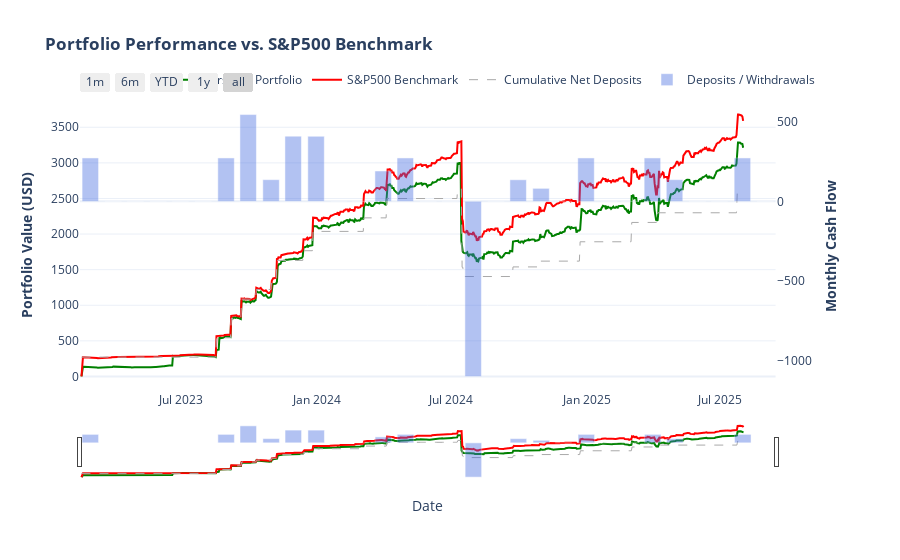

The notebook cell saved with this chart:
### Markdown cell above
### Visualize Portfolio & Benchmark Performance

### Code cell
# --- 1. Prepare data for the chart ---
# Resample the daily net deposits to get the total for each month
monthly_deposits = benchmark_results["NetDeposit"].resample("ME").sum()

# --- 2. Create the Plotly Figure ---
fig = make_subplots(specs=[[{"secondary_y": True}]])

# --- 3. Add Traces to the Figure ---

# Trace 1: Personal Portfolio Value
fig.add_trace(
    go.Scatter(
        x=portfolio_value.index,
        y=portfolio_value,
        mode="lines",
        name="Personal Portfolio",
        line=dict(color="green", width=2),
    ),
    secondary_y=False,
)

# Trace 2: Benchmark Value
fig.add_trace(
    go.Scatter(
        x=benchmark_results.index,
        y=benchmark_results["TotalValue"],
        mode="lines",
        name=f"{config.BENCHMARK_INDEX} Benchmark",
        line=dict(color="red", width=2),
    ),
    secondary_y=False,
)

# Trace 3: Cumulative Net Deposits
fig.add_trace(
    go.Scatter(
        x=benchmark_results.index,
        y=benchmark_results["NetDeposit"].cumsum(),
        mode="lines",
        name="Cumulative Net Deposits",
        line=dict(color="darkgrey", width=1, dash="dash"),
    ),
    secondary_y=False,
)

# Trace 4: Monthly Deposits/Withdrawals (on secondary y-axis)
fig.add_trace(
    go.Bar(
        x=monthly_deposits.index,
        y=monthly_deposits,
        name="Deposits / Withdrawals",
        marker_color="royalblue",
        opacity=0.4,
    ),
    secondary_y=True,
)

# --- 5. Update Layout and Styling ---
fig.update_layout(
    title_text=f"Portfolio Performance vs. {config.BENCHMARK_INDEX} Benchmark",
    template="plotly_white",
    barmode="relative",
    legend=dict(orientation="h", yanchor="bottom", y=1.02, xanchor="right", x=1),
    xaxis=dict(
        title="Date",
        rangeselector=dict(
            buttons=list(
                [
                    dict(count=1, label="1m", step="month", stepmode="backward"),
                    dict(count=6, label="6m", step="month", stepmode="backward"),
                    dict(count=1, label="YTD", step="year", stepmode="todate"),
                    dict(count=1, label="1y", step="year", stepmode="backward"),
                    dict(step="all"),
                ]
            )
        ),
        rangeslider=dict(visible=True),
        type="date",
    ),
)

# Update Y-Axes Titles
fig.update_yaxes(
    title_text=f"<b>Portfolio Value ({config.BASE_CURRENCY})</b>", secondary_y=False
)
fig.update_yaxes(
    title_text="<b>Monthly Cash Flow</b>",
    secondary_y=True,
    showgrid=False,
    layer="below traces",
)

fig.show()

### Figure 1 — Plotly figure (JSON) as saved in the notebook; plotly's stock layout.template omitted (floating-point values rounded to 4 significant figures; data arrays with more than 128 entries replaced by an {"elided": "..."} marker saying what was removed)
{"data": [{"line": {"color": "green", "width": 2}, "mode": "lines", "name": "Personal Portfolio", "type": "scatter", "x": {"elided": "898 str values"}, "xaxis": "x", "y": {"elided": "898 float values"}, "yaxis": "y"}, {"line": {"color": "red", "width": 2}, "mode": "lines", "name": "S&P500 Benchmark", "type": "scatter", "x": {"elided": "898 str values"}, "xaxis": "x", "y": {"elided": "898 float values"}, "yaxis": "y"}, {"line": {"color": "darkgrey", "dash": "dash", "width": 1}, "mode": "lines", "name": "Cumulative Net Deposits", "type": "scatter", "x": {"elided": "898 str values"}, "xaxis": "x", "y": {"elided": "898 float values"}, "yaxis": "y"}, {"marker": {"color": "royalblue"}, "name": "Deposits / Withdrawals", "opacity": 0.4, "type": "bar", "x": ["2023-02-28T00:00:00", "2023-03-31T00:00:00", "2023-04-30T00:00:00", "2023-05-31T00:00:00", "2023-06-30T00:00:00", "2023-07-31T00:00:00", "2023-08-31T00:00:00", "2023-09-30T00:00:00", "2023-10-31T00:00:00", "2023-11-30T00:00:00", "2023-12-31T00:00:00", "2024-01-31T00:00:00", "2024-02-29T00:00:00", "2024-03-31T00:00:00", "2024-04-30T00:00:00", "2024-05-31T00:00:00", "2024-06-30T00:00:00", "2024-07-31T00:00:00", "2024-08-31T00:00:00", "2024-09-30T00:00:00", "2024-10-31T00:00:00", "2024-11-30T00:00:00", "2024-12-31T00:00:00", "2025-01-31T00:00:00", "2025-02-28T00:00:00", "2025-03-31T00:00:00", "2025-04-30T00:00:00", "2025-05-31T00:00:00", "2025-06-30T00:00:00", "2025-07-31T00:00:00", "2025-08-31T00:00:00"], "xaxis": "x", "y": [271.6, 0.0, 0.0, 0.0, 0.0, 0.0, 271.6, 543.1, 135.8, 408.0, 407.3, 0.0, 0.0, 190.1, 271.6, 0.0, 0.0, -1096.0, 0.0, 135.0, 81.47, 0.0, 271.6, 0.0, 0.0, 271.6, 135.8, 0.0, 0.0, 271.6, 0.0], "yaxis": "y2"}], "layout": {"barmode": "relative", "legend": {"orientation": "h", "x": 1, "xanchor": "right", "y": 1.02, "yanchor": "bottom"}, "title": {"text": "<b>Portfolio Performance vs. S&P500 Benchmark</b>"}, "xaxis": {"anchor": "y", "domain": [0, 0.94], "rangeselector": {"buttons": [{"count": 1, "label": "1m", "step": "month", "stepmode": "backward"}, {"count": 6, "label": "6m", "step": "month", "stepmode": "backward"}, {"count": 1, "label": "YTD", "step": "year", "stepmode": "todate"}, {"count": 1, "label": "1y", "step": "year", "stepmode": "backward"}, {"step": "all"}]}, "rangeslider": {"visible": true}, "title": {"text": "Date"}, "type": "date"}, "yaxis": {"anchor": "x", "domain": [0, 1], "title": {"text": "<b>Portfolio Value (USD)</b>"}}, "yaxis2": {"anchor": "x", "layer": "below traces", "overlaying": "y", "showgrid": false, "side": "right", "title": {"text": "<b>Monthly Cash Flow</b>"}}}}
